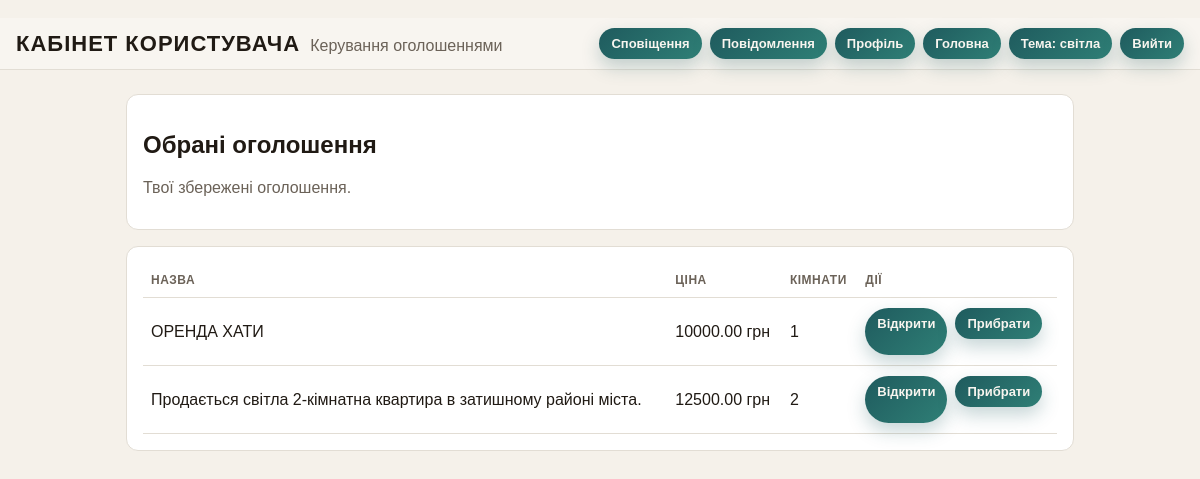
Page /cabinet/favorites/ (signed in) on the earlier database version.
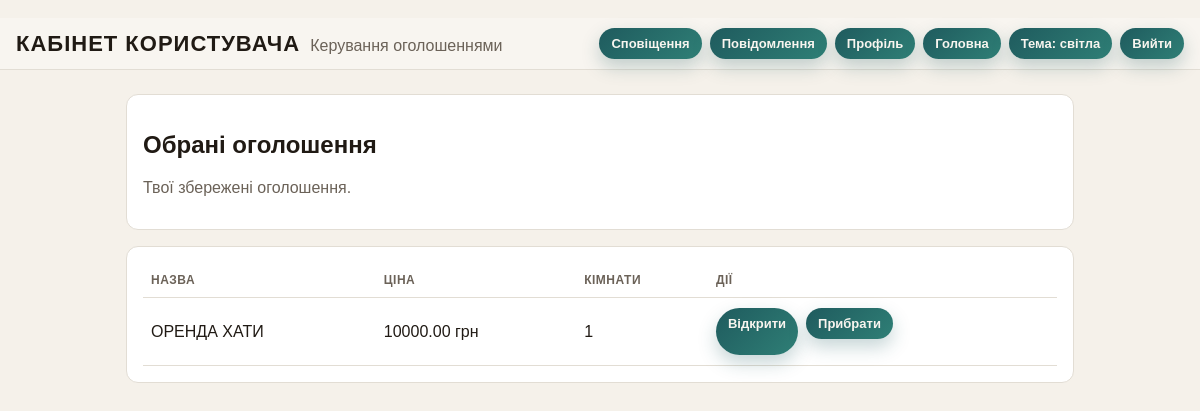
Same page on the later database version.
### listings/models.py (models this page shows, shortened)
class Favorite(models.Model):
    user = models.ForeignKey(settings.AUTH_USER_MODEL, on_delete=models.CASCADE)
    listing = models.ForeignKey(Listing, on_delete=models.CASCADE)
    created_at = models.DateTimeField(auto_now_add=True)
    class Meta:
        unique_together = ("user", "listing")
        ordering = ["-created_at"]

class Listing(models.Model):
    HEATING_INDIVIDUAL = "individual"
    HEATING_CENTRAL = "central"
    HEATING_BUILDING = "building"
    HEATING_OTHER = "other"
    PETS_ALLOWED = "allowed"
    PETS_CATS = "cats_only"
    PETS_NOT_ALLOWED = "not_allowed"
    PETS_NEGOTIABLE = "negotiable"
    HEATING_CHOICES = [
        (HEATING_INDIVIDUAL, "Індивідуальне"),
        (HEATING_CENTRAL, "Централізоване"),
        (HEATING_BUILDING, "Будинкове"),
        (HEATING_OTHER, "Інше"),
    ]
    PETS_CHOICES = [
        (PETS_ALLOWED, "Можна з тваринами"),
        (PETS_CATS, "Можна з котами"),
        (PETS_NOT_ALLOWED, "Не можна"),
        (PETS_NEGOTIABLE, "По домовленості"),
    ]
    ROOMS_1 = "1"
    ROOMS_2 = "2"
    ROOMS_3 = "3"
    ROOMS_4_PLUS = "4+"
    ROOMS_CHOICES = [
        (ROOMS_1, "1"),
        (ROOMS_2, "2"),
        (ROOMS_3, "3"),
        (ROOMS_4_PLUS, "4+"),
    ]
    STATUS_DRAFT = "draft"
    STATUS_PUBLISHED = "published"
    STATUS_ARCHIVED = "archived"
    STATUS_BLOCKED = "blocked"
    STATUS_CHOICES = [
        (STATUS_DRAFT, "Чернетка"),
        (STATUS_PUBLISHED, "Опубліковано"),
        (STATUS_ARCHIVED, "Архів"),
        (STATUS_BLOCKED, "Заблоковано"),
    ]
    owner = models.ForeignKey(
        settings.AUTH_USER_MODEL,
        on_delete=models.CASCADE,
        related_name="listings",
        null=True,
        blank=True,
    )
    title = models.CharField(max_length=120)
    address = models.CharField(max_length=255)
    price_per_month = models.DecimalField(max_digits=10, decimal_places=2)
    floor = models.PositiveSmallIntegerField(null=True, blank=True)
    total_floors = models.PositiveSmallIntegerField(null=True, blank=True)
    heating = models.CharField(max_length=20, choices=HEATING_CHOICES, blank=True)
    pets = models.CharField(max_length=20, choices=PETS_CHOICES, blank=True)
    rooms = models.CharField(max_length=2, choices=ROOMS_CHOICES)
    area_sqm = models.DecimalField(max_digits=7, decimal_places=2, null=True, blank=True)
    description = models.TextField(blank=True)
    photo = models.ImageField(upload_to="listing_photos/", blank=True)
    contact_name = models.CharField(max_length=120)
    contact_phone = models.CharField(max_length=50, blank=True)
    contact_email = models.EmailField(blank=True)
    status = models.CharField(
        max_length=20, choices=STATUS_CHOICES, default=STATUS_PUBLISHED
    )
    views_count = models.PositiveIntegerField(default=0)
    is_active = models.BooleanField(default=True)
    created_at = models.DateTimeField(auto_now_add=True)
    updated_at = models.DateTimeField(auto_now=True)
    class Meta:
        ordering = ["-created_at"]

### listings/views.py (the view)
# urls.py: path("cabinet/favorites/", views.favorites_list, name="favorites_list"),
@login_required
def favorites_list(request):
    favorites = (
        Favorite.objects.filter(user=request.user)
        .select_related("listing")
        .order_by("-created_at")
    )
    return render(request, "listings/favorites_list.html", {"favorites": favorites})

### listings/context_processors.py (called while the page is built)
def favorites_count(request):
    if request.user.is_authenticated:
        latest_received_message_id = (
            ChatMessage.objects.filter(recipient=request.user).aggregate(max_id=Max("id"))["max_id"]
            or 0
        )
        return {
            "favorites_count": Favorite.objects.filter(user=request.user).count(),
            "unread_messages_count": ChatMessage.objects.filter(
                recipient=request.user, is_read=False
            ).count(),
            "latest_received_message_id": latest_received_message_id,
        }
    return {
        "favorites_count": 0,
        "unread_messages_count": 0,
        "latest_received_message_id": 0,
    }

### listings/templates/listings/favorites_list.html (shortened to what this page needs)
{% extends "listings/dashboard_base.html" %}
{% block content %}
  <div class="panel row">
    <div>
      <h2>Обрані оголошення</h2>
      <p class="muted">Твої збережені оголошення.</p>
    </div>
  </div>
  <div class="panel">
    {% if favorites %}
      <table>
        <thead>
          <tr>
            <th>Назва</th>
            <th>Ціна</th>
            <th>Кімнати</th>
            <th>Дії</th>
          </tr>
        </thead>
        <tbody>
          {% for fav in favorites %}
            <tr>
              <td>{{ fav.listing.title }}</td>
              <td>{{ fav.listing.price_per_month }} грн</td>
              <td>{{ fav.listing.get_rooms_display }}</td>
              <td class="actions">
                <a class="btn secondary" href="{% url 'listings:listing_detail' fav.listing.pk %}">Відкрити</a>
                <form method="post" action="{% url 'listings:favorite_toggle' fav.listing.pk %}">
                  <button class="btn danger" type="submit">Прибрати</button>
                </form>
              </td>
            </tr>
          {% endfor %}
        </tbody>
      </table>
    {% else %}
      <p class="muted">Поки немає обраних оголошень.</p>
    {% endif %}
  </div>
{% endblock %}

Differences in the rows shown:
removed Favorite: listing "Продається світла 2-кімнатна квартира в затишному районі міста.", listing.price_per_month "12500.00", listing.rooms "2"
